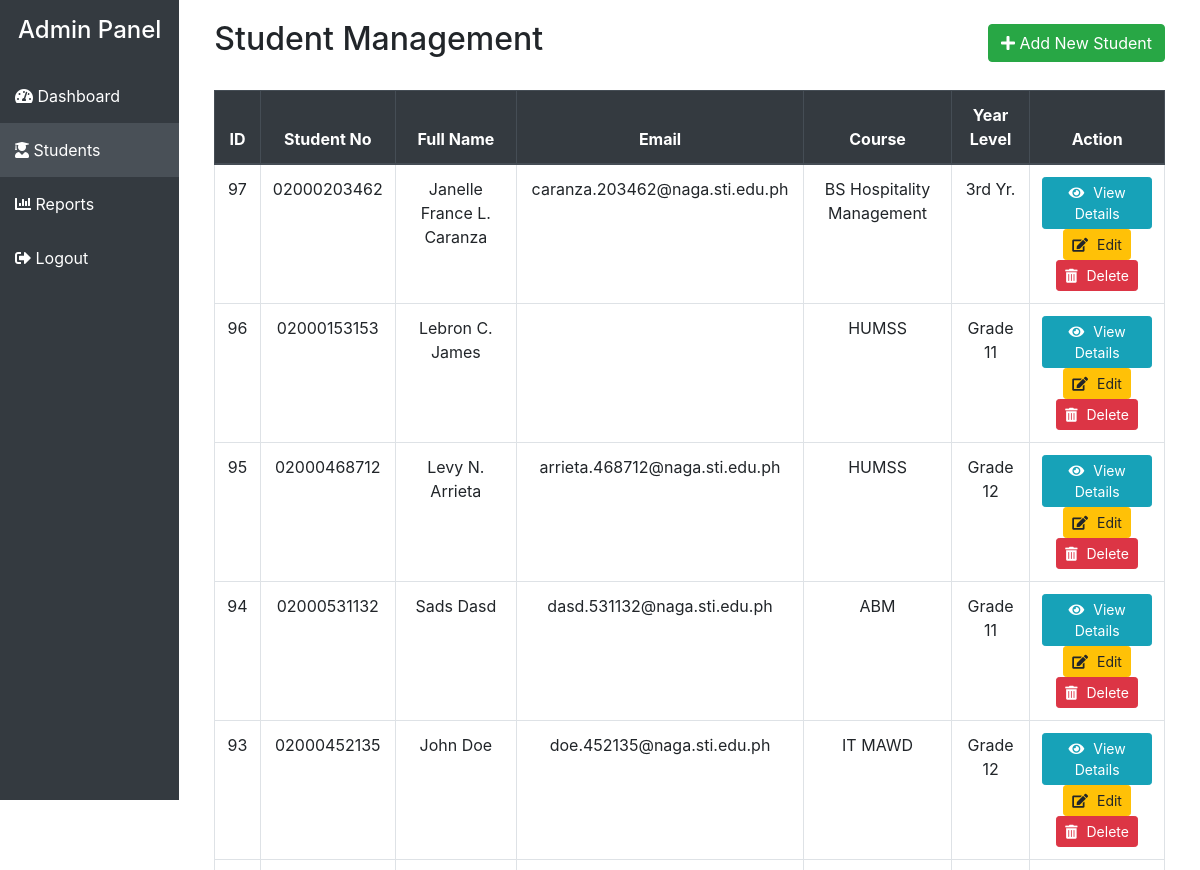
/admin/view_student.php (signed in, upper part), run on an earlier commit of the app's database.
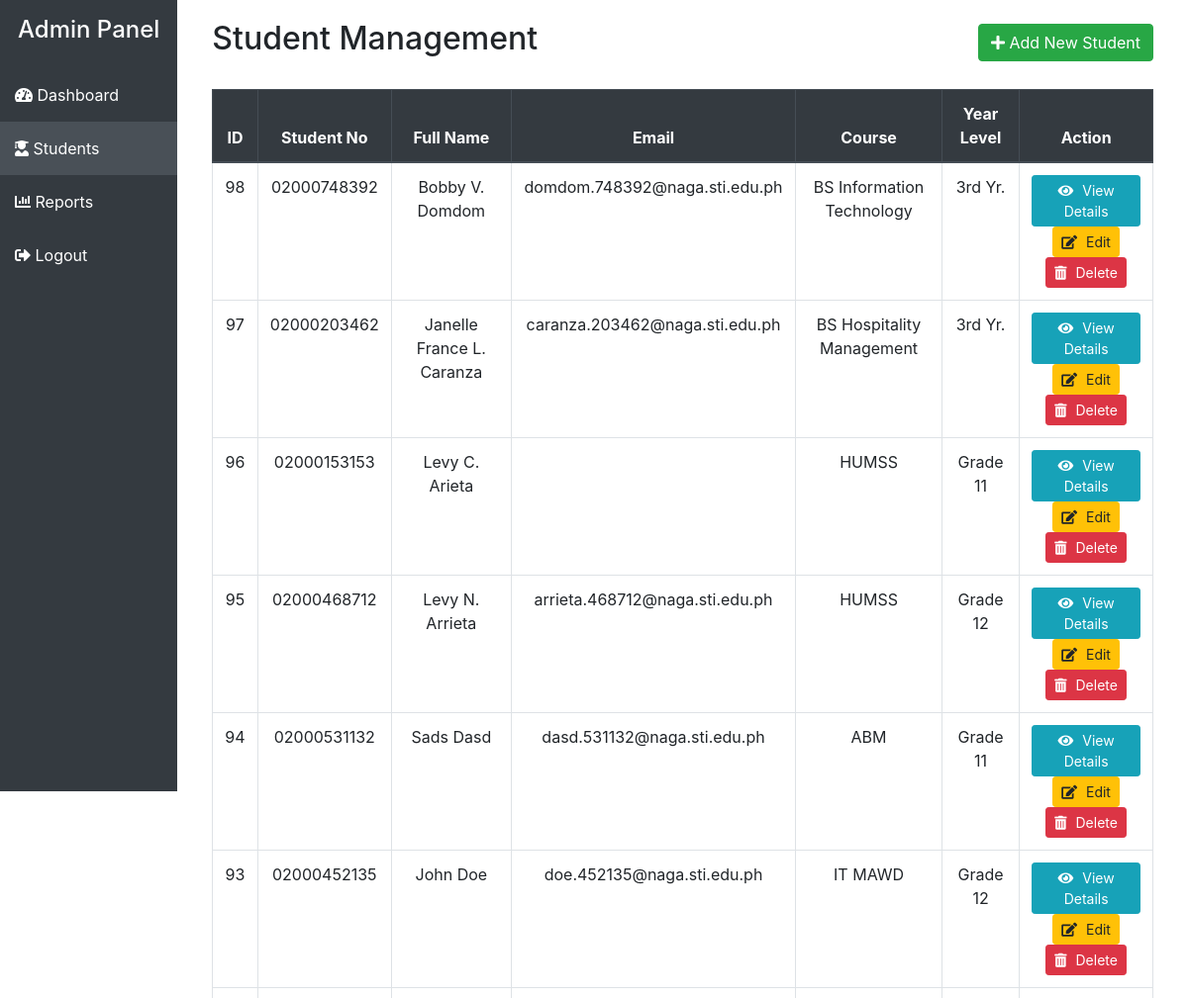
And on a later commit of the database.
### tables this page shows
CREATE TABLE `student_registration` (
  `id` int(11) NOT NULL,
  `studentno` varchar(20) NOT NULL,
  `lastname` varchar(50) NOT NULL,
  `firstname` varchar(50) NOT NULL,
  `extname` varchar(10) DEFAULT NULL,
  `middleinitial` varchar(3) DEFAULT NULL,
  `dob` date NOT NULL,
  `email` varchar(100) NOT NULL,
  `picture` varchar(255) NOT NULL,
  `gender` enum('Male','Female') NOT NULL,
  `phone` varchar(15) NOT NULL,
  `course` varchar(50) NOT NULL,
  `yearlevel` varchar(20) NOT NULL,
  `block` varchar(10) NOT NULL,
  `address` text NOT NULL,
  `contactname` varchar(50) NOT NULL,
  `contactno` varchar(15) NOT NULL,
  `relationship` varchar(20) NOT NULL,
  `created_at` timestamp NOT NULL DEFAULT current_timestamp(),
  `updated_at` timestamp NOT NULL DEFAULT current_timestamp(),
  `registration_date` datetime DEFAULT current_timestamp(),
  `status` enum('pending','processing','done','no-show') NOT NULL DEFAULT 'pending',
  `now_serving` tinyint(1) NOT NULL DEFAULT 0,
  `notified` tinyint(4) NOT NULL DEFAULT 0
);

### admin/view_student.php (the view, shortened to what the changed rows need)
<?php
include('../db.php');
$sql_students = "SELECT * FROM student_registration ORDER BY id DESC";
$result_students = $conn->query($sql_students);
?>
<!DOCTYPE html>
<html>
<head>
    <link rel="stylesheet" href="https://maxcdn.bootstrapcdn.com/bootstrap/4.3.1/css/bootstrap.min.css">
    <link rel="stylesheet" href="https://cdnjs.cloudflare.com/ajax/libs/font-awesome/5.15.4/css/all.min.css">
</head>
<body>
    <div id="content">
        <div class="container-fluid">
            <div class="d-flex justify-content-between align-items-center mb-4">
                <h2>Student Management</h2>
            </div>
            <div class="table-responsive">
                <table class="table table-bordered table-hover">
                    <thead class="thead-dark">
                        <tr>
                            <th>ID</th>
                            <th>Student No</th>
                            <th>Full Name</th>
                            <th>Email</th>
                            <th>Course</th>
                            <th>Year Level</th>
                            <th>Action</th>
                        </tr>
                    </thead>
                    <tbody>
                        <?php while ($row = $result_students->fetch_assoc()): ?>
                            <tr>
                                <td><?php echo $row['id']; ?></td>
                                <td><?php echo htmlspecialchars($row['studentno']); ?></td>
                                <td>
                                    <?php
                                    echo htmlspecialchars(
                                        $row['firstname'] . ' ' .
                                        (!empty($row['middleinitial']) ? $row['middleinitial'] . '. ' : '') .
                                        $row['lastname']
                                    );
                                    ?>
                                </td>
                                <td><?php echo htmlspecialchars($row['email']); ?></td>
                                <td><?php echo htmlspecialchars($row['course']); ?></td>
                                <td><?php echo htmlspecialchars($row['yearlevel']); ?></td>
                                <td>
                                    <button class="btn btn-info btn-sm"
                                            onclick="showDetails(
                                                '<?php echo htmlspecialchars($row['studentno']); ?>',
                                                '<?php echo htmlspecialchars($row['firstname'] . ' ' . (!empty($row['middleinitial']) ? $row['middleinitial'] . '. ' : '') . $row['lastname']); ?>',
                                                '<?php echo htmlspecialchars($row['email']); ?>',
                                                '<?php echo htmlspecialchars($row['gender']); ?>',
                                                '<?php echo htmlspecialchars($row['phone']); ?>',
                                                '<?php echo htmlspecialchars($row['course']); ?>',
                                                '<?php echo htmlspecialchars($row['yearlevel']); ?>',
                                                '<?php echo htmlspecialchars($row['block']); ?>',
                                                '<?php echo htmlspecialchars($row['dob']); ?>',
                                                '<?php echo htmlspecialchars($row['address']); ?>',
                                                '<?php echo htmlspecialchars($row['contactname']); ?>',
                                                '<?php echo htmlspecialchars($row['contactno']); ?>',
                                                '<?php echo htmlspecialchars($row['relationship']); ?>'
                                            )">
                                        <i class="fas fa-eye"></i> View Details
                                    </button>
                                    <a href="edit_student.php?id=<?php echo $row['id']; ?>" class="btn btn-warning btn-sm">
                                        <i class="fas fa-edit"></i> Edit
                                    </a>
                                    <a href="delete_student.php?id=<?php echo $row['id']; ?>" onclick="return confirmDelete()" class="btn btn-danger btn-sm">
                                        <i class="fas fa-trash-alt"></i> Delete
                                    </a>
                                </td>
                            </tr>
                        <?php endwhile; ?>
                    </tbody>
                </table>
            </div>
        </div>
    </div>

What changed in the data, as far as the page shows it:
added student_registration: id "98", studentno "02000748392", firstname+middleinitial+lastname "Bobby V. Domdom", email "domdom.748392@naga.sti.edu.ph", course "BS Information Technology", yearlevel "3rd Yr."
changed student_registration id 96: firstname+middleinitial+lastname "Lebron C. James" → "Levy C. Arieta"
